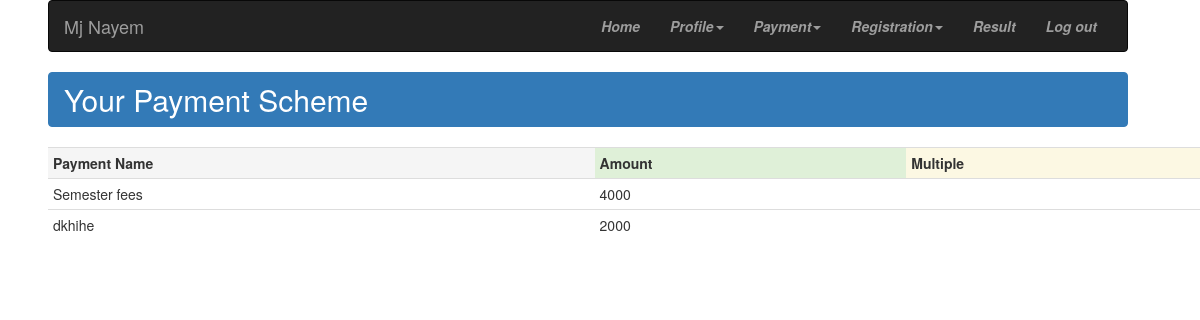
Screenshot of /payment_scheme.php (signed in) with the database file from the repository.
### tables this page shows
CREATE TABLE `personal_info_student` (
  `email` varchar(30) NOT NULL DEFAULT 'email',
  `f_name` varchar(20) DEFAULT NULL,
  `m_name` varchar(20) DEFAULT NULL,
  `l_name` varchar(20) DEFAULT NULL,
  `n_name` varchar(20) DEFAULT NULL,
  `d_o_b` varchar(20) NOT NULL DEFAULT '2017-07-01',
  `p_o_b` varchar(30) DEFAULT NULL,
  `gender` varchar(10) DEFAULT NULL,
  `marital_status` varchar(20) DEFAULT NULL,
  `blood` varchar(10) DEFAULT NULL,
  `religion` varchar(20) DEFAULT NULL,
  `nationality` varchar(30) DEFAULT NULL,
  `national_id` varchar(50) DEFAULT NULL,
  `passport` varchar(50) DEFAULT NULL,
  `im` varchar(50) DEFAULT NULL,
  `social_id` varchar(200) DEFAULT NULL,
  `about_u` varchar(300) DEFAULT NULL
);

CREATE TABLE `payment_student` (
  `id` int(11) NOT NULL,
  `email` varchar(30) DEFAULT NULL,
  `student_id` varchar(20) DEFAULT NULL,
  `sub_date` varchar(20) DEFAULT NULL,
  `disc` varchar(300) DEFAULT NULL,
  `amount` varchar(20) DEFAULT NULL,
  `other` varchar(50) DEFAULT NULL
);

### payment_scheme.php (the view, shortened to what this page needs)
<?php
require 'db_besic.php';
 $email = $_SESSION["U_email"];
$conn=db_connection();
          mysqli_select_db($conn,"dfd_database");
          $st=mysqli_query($conn,"SELECT * from personal_info_student  where email='$email'");
          $s_up=mysqli_fetch_array($st);
?>
<!DOCTYPE html>
<html>
<head>
  <link  rel="stylesheet" href="bootstrap.min.css"/>
</head>
<body>
<div id="main_body">
<nav class="navbar navbar-inverse">
  <div class="container-fluid ">
   <div class="navbar-header" >
      <a class="navbar-brand" ><?php echo $s_up[1]." ".$s_up[2]." ".$s_up[3]?></a>
    </div>
    <div class="collapse navbar-collapse" id="bs-example-navbar-collapse-1">
      <ul class="nav navbar-nav  navbar-right">
        <li class="toggle"><a href="home.php"><i><b>Home</b></i><span class="sr-only">(current)</span></a></li>
        <li class="dropdown">
          <a href="#" class="dropdown-toggle" data-toggle="dropdown" role="button" aria-haspopup="true" aria-expanded="false"><i><b>Profile</b></i><span class="caret"></span></a>
        </li>
        <li class="dropdown">
          <a href="#" class="dropdown-toggle" data-toggle="dropdown" role="button" aria-haspopup="true" aria-expanded="false"><i><b>Payment</b></i><span class="caret"></span></a>
        </li>
            <li class="dropdown">
          <a href="#" class="dropdown-toggle" data-toggle="dropdown" role="button" aria-haspopup="true" aria-expanded="false"><i><b>Registration</b></i><span class="caret"></span></a>
        </li>
          <li class="toggle"><a href="result.php"><i><b>Result</b></i><span class="sr-only">(current)</span></a></li>
           <li class="toggle"><a href="logout.php"><i><b>Log out</b></i><span class="sr-only">(current)</span></a></li>
         </ul>
  </div>
  </nav>
<div class="list-group" >
  <h2 id="list-grp" class="list-group-item active ">
   Your Payment Scheme
  </h2>
</div>
<div class="container" >
<div class="row">
<div class="table-responsive">
<table class="table table-condensed">
<tr>
 <th class="active">Payment Name</th>
<th class="success">Amount</th>
<th class="warning">Multiple</th>
</tr>
<?php
$conn=db_connection();
          mysqli_select_db($conn,"dfd_database");
          $st=mysqli_query($conn,"SELECT * from payment_student  where email='$email'");
          while($row=mysqli_fetch_array($st)){
            echo"
    <tr>
  <td >$row[4]</td>
  <td >$row[5]</td>
  <td ></td>
    </tr>
            ";
          }
?>
</table>
</div>
</div>
</div>
  </div>
</body>
</html>

### payment_scheme.php (style rules this page uses)
#main_body { width: 90%; height: auto; position: absolute; left: 4%; }

### rows the page displays
personal_info_student: f_name "Mj", m_name "Nayem"
payment_student: disc "Semester fees", amount "4000"
payment_student: disc "dkhihe", amount "2000"
